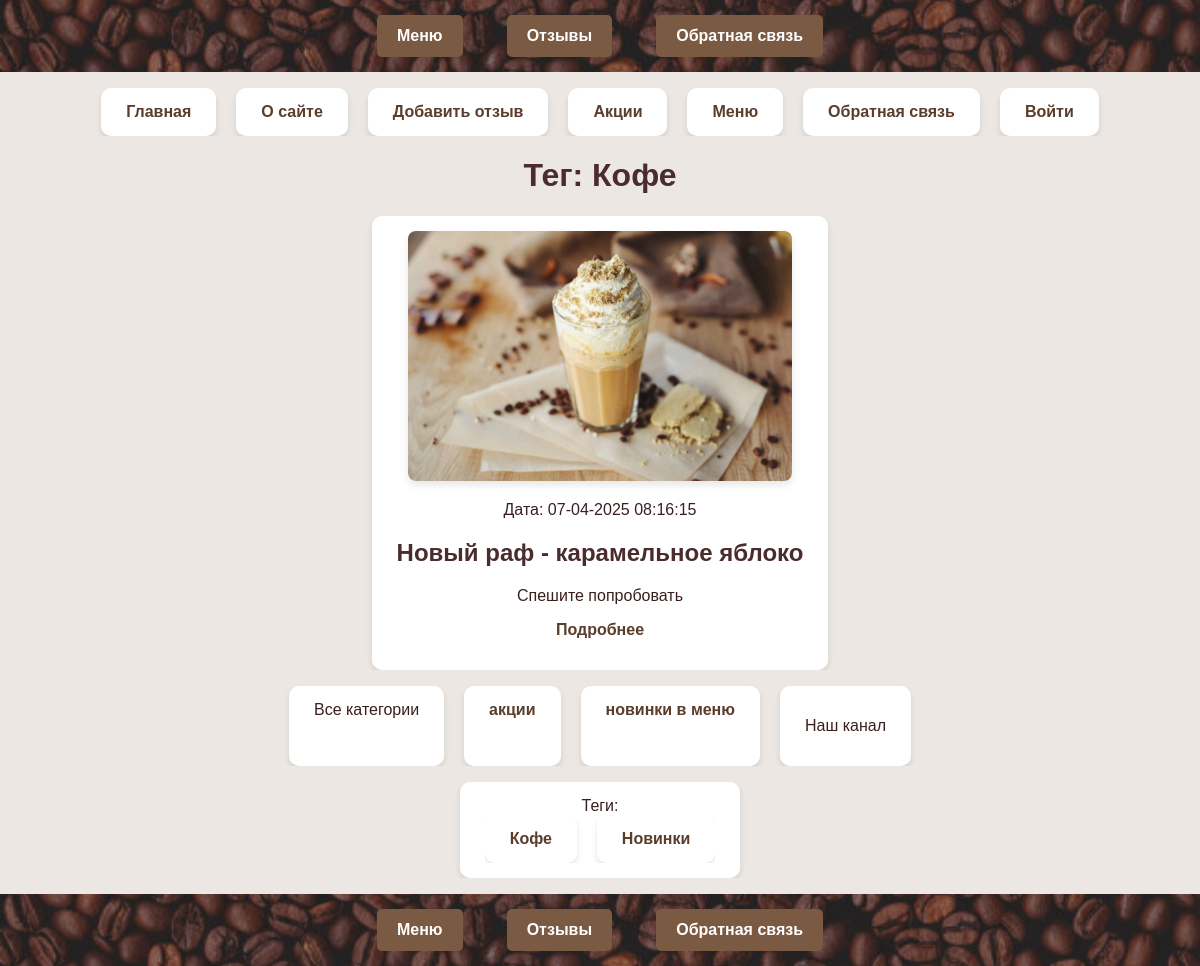
Screenshot of /tag/coffee/ with the database file from the repository.
### menu/models.py (models this page shows, shortened)
class Menu(models.Model):
    class Status(models.IntegerChoices):
        DRAFT = 0, 'Черновик'
        PUBLISHED = 1, 'Опубликовано'
    title = models.CharField(max_length=255)
    slug = models.SlugField(max_length=255, db_index=True, unique=True)
    content = models.TextField(blank=True)
    time_create = models.DateTimeField(auto_now_add=True)
    time_update = models.DateTimeField(auto_now=True)
    is_published = models.IntegerField(choices=Status.choices, default=Status.DRAFT)
    cat = models.ForeignKey('Category',on_delete=models.CASCADE, related_name='posts')
    tags = models.ManyToManyField('TagPost', blank=True,
                                  related_name='tags')
    days_count = models.PositiveIntegerField(blank=True,default=0)
    objects = models.Manager()
    published = PublishedManager()
    class Meta:
        ordering = ['-time_create']
        indexes = [models.Index(fields=['-time_create'])]
    def get_absolute_url(self):
        return reverse('post', kwargs={'post_slug': self.slug})

class MenuGalleryCover(models.Model):
    menu = models.OneToOneField(Menu,on_delete=models.SET_NULL, null=True, blank=True, related_name='cover')
    image = models.ImageField(upload_to='menu/news_covers/')
    caption = models.CharField(max_length=255, blank=True)

class Category(models.Model):
        name = models.CharField(max_length=100,
                                db_index=True)
        slug = models.SlugField(max_length=255,
                                unique=True, db_index=True)
        def get_absolute_url(self):
            return reverse('category', kwargs={'cat_slug': self.slug})

class TagPost(models.Model):
    tag = models.CharField(max_length=100,
                           db_index=True)
    slug = models.SlugField(max_length=255,
                            unique=True, db_index=True)
    def get_absolute_url(self):
        return reverse('tag', kwargs={'tag_slug':
                                          self.slug})

### menu/views.py (the view)
# urls.py: path('tag/<slug:tag_slug>/', views.show_tag_postlist, name='tag'),
def show_tag_postlist(request, tag_slug):
    tag = get_object_or_404(TagPost, slug=tag_slug)
    posts = tag.tags.filter(is_published=Menu.Status.PUBLISHED)
    data = {
    'title': f'Тег: {tag.tag}',
    'menu1': menu1,
    'posts': posts,
    'cat_selected': None,
    }
    return render(request, 'menu/index.html', context=data)

### menu/templatetags/catalog_tags.py (called while the page is built)
@register.inclusion_tag('menu/includes/menu_categoryes.html')
def show_categories(cat_selected_id=0):
    cats = Category.objects.annotate(total=Count("posts")).filter(total__gt=0)
    return {"cats": cats, "cat_selected":
        cat_selected_id}

### menu/templatetags/menu_tags.py (called while the page is built)
@register.simple_tag()
def get_categories():
    return Category.objects.all()

@register.inclusion_tag('menu/list_tags.html')
def show_all_tags():
    return {"tags":TagPost.objects.annotate(total=Count("tags")).filter(total__gt=0)}

### menu/templates/menu/index.html (shortened to what this page needs)
{% extends 'base.html' %}
{% block content %}
{% load menu_tags %}
{% load catalog_tags %}
{% get_categories as categories %}
<h1>{{ title }}</h1>
<ul class="news-list">
    {% for p in posts %}
    <li class="news-item">
        {% if p.cover and p.cover.image %}
        <div class="news-cover">
            <a href="{{ p.get_absolute_url }}">
                <img src="{{ p.cover.image.url }}" alt="{{ p.cover.caption }}" class="cover-preview">
            </a>
        </div>
        {% endif %}
        <div class="article-panel">
            <p class="last">Дата: {{ p.time_update|date:"d-m-Y H:i:s" }}</p>
        </div>
        <h2>{{ p.title }}</h2>
        <p>
            {% autoescape off %}
                {{ p.content|linebreaks|truncatewords:50 }}
            {% endautoescape %}
        </p>
        <p class="link-readpost"><a href="{{ p.get_absolute_url }}">Подробнее</a></p>
    </li>
    {% endfor %}
</ul>
<td valign="top" class="left-chapters">
    <ul id="leftchapters">
        {% if cat_selected == 0 or cat_selected is None %}
        <li class="selected">Все категории</li>
        {% else %}
        <li><a href="{% url 'home' %}">Все категории</a></li>
        {% endif %}
        {% show_categories cat_selected %}
        <li class="share">
            <p>Наш канал</p>
        </li>
    </ul>
    <ul>
        <li>{% show_all_tags %}</li>
    </ul>
</td>
{% endblock %}

### menu/templates/menu/includes/menu_categoryes.html
{% for cat in cats %}
 {% if cat.id == cat_selected %}
 <li
class="selected">{{cat.name}}</li>
 {% else %}
 <li><a href="{{ cat.get_absolute_url}}">{{cat.name}}</a></li>
 {% endif %}
{% endfor %}

### menu/templates/menu/list_tags.html
{% if tags %}
    Теги:
    <ul class="tags-list">
        {% for t in tags %}
        <li><a
                href="{{t.get_absolute_url}}">{{t.tag}}</a></li>
        {% endfor %}
    </ul>
    {% endif %}

### menu/static/menu/css/styles.css (style rules this page uses)
body { font-family: 'Arial', sans-serif; background-color: #ece7e2; color: #3a1f1f; margin: 0; padding: 0; }
h1, h2 { color: #4a2c2c; text-align: center; }
ul { list-style-type: none; padding: 0; display: flex; flex-wrap: wrap; justify-content: center; gap: 20px; overflow-x: hidden; }
li { background: #fff; padding: 15px 25px; border-radius: 10px; box-shadow: 0px 4px 6px rgba(0, 0, 0, 0.1); flex: 0 1 auto; text-align: center; }
a { color: #5a3d2b; text-decoration: none; font-weight: bold; }
.news-cover { text-align: center; margin-bottom: 10px; }
.cover-preview { max-width: 100%; height: auto; max-height: 250px; object-fit: cover; border-radius: 8px; box-shadow: 0 4px 8px rgba(0, 0, 0, 0.1); transition: transform 0.3s ease, box-shadow 0.3s ease; }

### rows the page displays
Menu: cover.image (picture), time_update "07-04-2025 08:16:15", title "Новый раф - карамельное яблоко", content "Спешите попробовать"
Category: name "акции"
Category: name "новинки в меню"
TagPost: tag "Кофе"
TagPost: tag "Новинки"

### other values shown
{{ m.title }} "О сайте" "Добавить отзыв" "Акции" "Меню" "Обратная связь" "Войти"
{{ title }} "Тег: Кофе"
